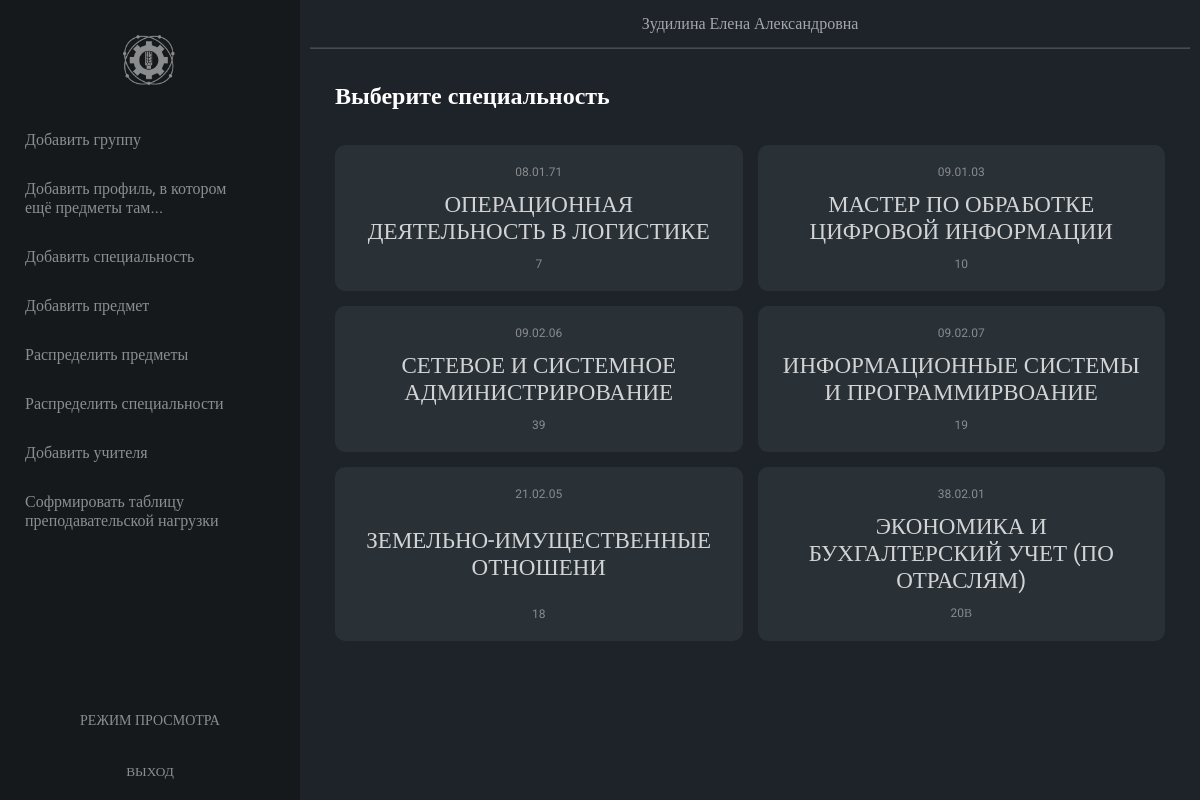
Screenshot of /pages/admin/all_specs.php (signed in) with the database file from the repository.
### tables this page shows
CREATE TABLE `specializations` (
  `id_specialization` varchar(8) NOT NULL,
  `specialization_name` varchar(255) NOT NULL,
  `specialization_code` varchar(3) NOT NULL
);

### pages/admin/all_specs.php (the view, shortened to what this page needs)
<?php
require_once './../../php/connection.php';
$result = mysqli_query($link,
"SELECT
    *
FROM
    `specializations`");
$specs = mysqli_fetch_all($result);
?>
<!DOCTYPE html>
<html lang='ru'>
<head>
    <link rel='stylesheet' href='./../../styles/style.css'>
</head>
<body>
    <?php include './includes/nav.php'; ?>
    <main>
        <?php include './includes/header.php'; ?>
        <section style="padding-bottom: 0">
            <h2>Выберите специальность </h2>
        </section>
            <section class="all-groups">
            <?
                foreach ($specs as $value)
                {
                    ?>
                    <a href="./edit_spec_subjects.php?id=<?=$value[0]?>" class="groups-wrapper" data-subjectId="<?=$value[0]?>">
                        <div>
                            <p class="group-profile"><?=$value[0]?></p>
                            <p class="group-name"><?=$value[1]?></p>
                            <p class="group-desc"><?=$value[2]?></p>
                        </div>
                    </a>
                    <?
                }
            ?>
            </section>
    </main>
</body>
</html>

### styles/style.css (style rules this page uses)
*, *::after, *::before { box-sizing: border-box; margin: 0; padding: 0; }
a { text-decoration: none; color: #000000; }
html, body { width: 100%; }
html { height: 100%; }
body, input, a, textarea { font-family: "Roboto", serif; }
body { min-height: 100%; color: #FFFFFF; background-color: #1d2329; display: flex; flex-flow: row nowrap; }
main { display: flex; flex-flow: column nowrap; flex-grow: 1; }
main section { padding: 35px; }
section { width: 100%; padding: 25px; }
section.all-subjects, section.all-groups { display: grid; grid-template-columns: 1fr 1fr 1fr 1fr; grid-gap: 15px; }
div.subject-wrapper, a.groups-wrapper { min-width: 300px; padding: 20px 25px; border-radius: 10px; background-color: #2C343A; display: flex; flex-flow: row nowrap; justify-content: space-between; align-items: center; }
div.subject-wrapper div, a.groups-wrapper div { height: 100%; display: flex; flex-flow: column nowrap; justify-content: space-between; align-items: flex-start; }
div.subject-wrapper div p, a.groups-wrapper div p { margin-bottom: 12px; }
div.subject-wrapper div p:last-child, a.groups-wrapper div p:last-child { margin-bottom: unset; }
div.subject-wrapper p.subject-profile, div.subject-wrapper p.subject-desc, div.subject-wrapper p.group-profile, div.subject-wrapper p.group-desc, a.groups-wrapper p.subject-profile, a.groups-wrapper p.subject-desc, a.groups-wrapper p.group-profile, a.groups-wrapper p.group-desc { font-size: 12px; color: #A5A5A5; }
div.subject-wrapper p.subject-desc, div.subject-wrapper p.group-desc, a.groups-wrapper p.subject-desc, a.groups-wrapper p.group-desc { max-width: 200px; }
div.subject-wrapper p.subject-name, div.subject-wrapper p.group-name, a.groups-wrapper p.subject-name, a.groups-wrapper p.group-name { font-size: 23px; max-width: 300px; color: #FFFFFF; }
div.subject-wrapper p.group-profile, div.subject-wrapper p.group-name, div.subject-wrapper p.group-desc, a.groups-wrapper p.group-profile, a.groups-wrapper p.group-name, a.groups-wrapper p.group-desc { width: 100%; max-width: 100%; text-align: center; text-transform: uppercase; }
a.groups-wrapper { transition: 0.3s all; opacity: 0.8; }
a.groups-wrapper div { width: 100%; }
@media screen and (max-width: 1600px) { section.all-subjects, section.all-groups { display: grid; grid-template-columns: 1fr 1fr 1fr; grid-gap: 15px; } }
@media screen and (max-width: 1400px) { section.all-subjects, section.all-groups { display: grid; grid-template-columns: 1fr 1fr; grid-gap: 15px; } }

### rows the page displays
specializations: id_specialization "08.01.71", specialization_name "ОПЕРАЦИОННАЯ ДЕЯТЕЛЬНОСТЬ В ЛОГИСТИКЕ", specialization_code "7"
specializations: id_specialization "09.01.03", specialization_name "МАСТЕР ПО ОБРАБОТКЕ ЦИФРОВОЙ ИНФОРМАЦИИ", specialization_code "10"
specializations: id_specialization "09.02.06", specialization_name "СЕТЕВОЕ И СИСТЕМНОЕ АДМИНИСТРИРОВАНИЕ", specialization_code "39"
specializations: id_specialization "09.02.07", specialization_name "ИНФОРМАЦИОННЫЕ СИСТЕМЫ И ПРОГРАММИРВОАНИЕ", specialization_code "19"
specializations: id_specialization "21.02.05", specialization_name "ЗЕМЕЛЬНО-ИМУЩЕСТВЕННЫЕ ОТНОШЕНИ", specialization_code "18"
specializations: id_specialization "38.02.01", specialization_name "ЭКОНОМИКА И БУХГАЛТЕРСКИЙ УЧЕТ (ПО ОТРАСЛЯМ)", specialization_code "20В"

### other values shown
$_COOKIE['id_admin'] "Зудилина Елена Александровна"
